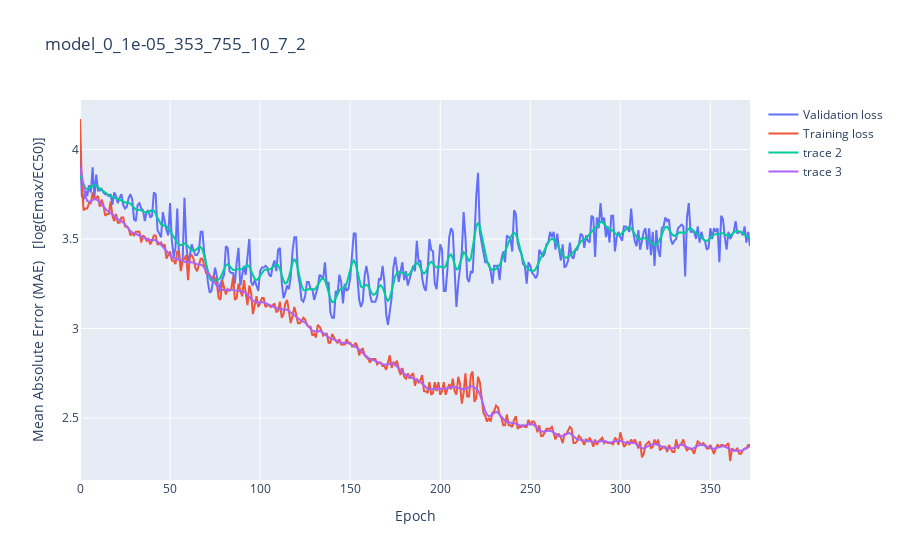
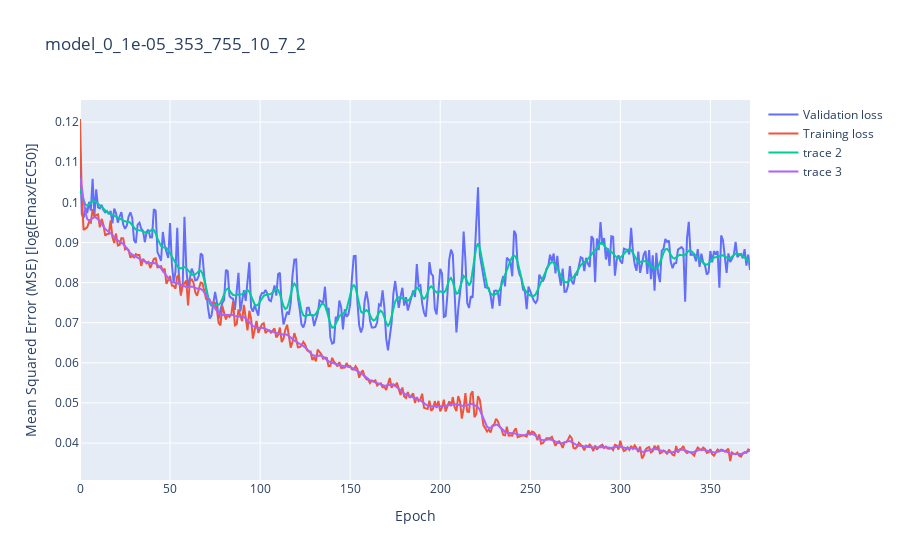
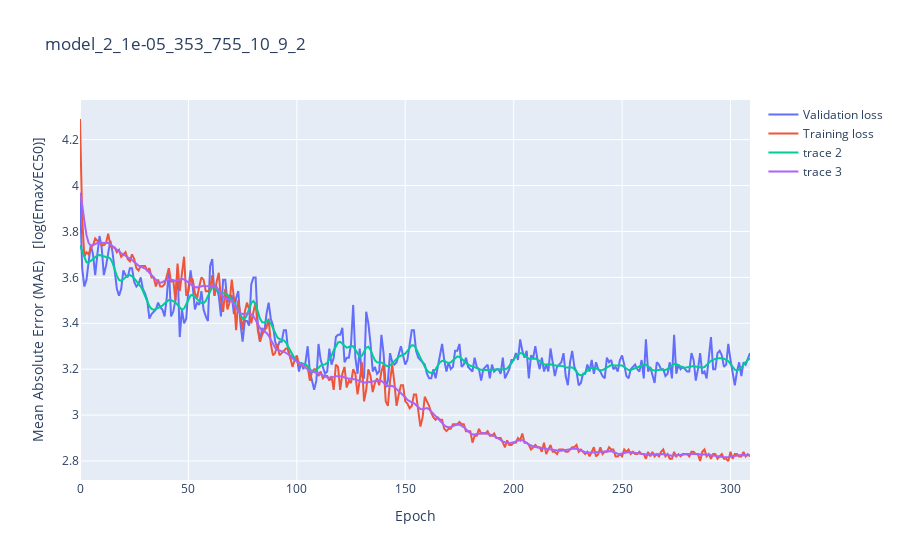
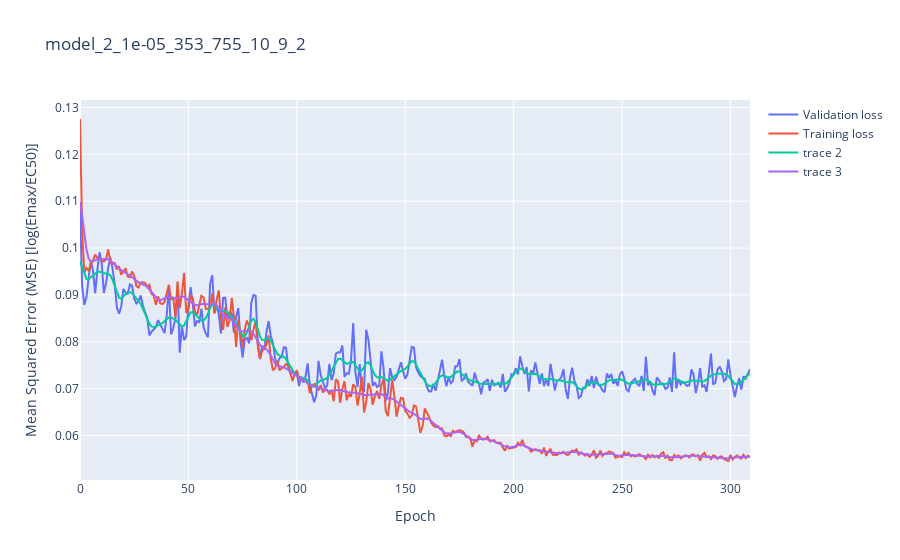

Write notebook code for charts like these, in order.
### Code cell
for i in list(data.keys()):
    loss_plot(data[i], config=configs[i], save=True)

### Figure 1 — Plotly figure (JSON) as saved in the notebook; plotly's stock layout.template omitted (floating-point values rounded to 4 significant figures; data arrays with more than 128 entries replaced by an {"elided": "..."} marker saying what was removed)
{"data": [{"mode": "lines", "name": "Validation loss", "type": "scatter", "y": {"elided": "373 float values"}}, {"mode": "lines", "name": "Training loss", "type": "scatter", "y": {"elided": "373 float values"}}, {"type": "scatter", "y": {"elided": "373 float values"}}, {"type": "scatter", "y": {"elided": "373 float values"}}], "layout": {"title": {"text": "model_0_1e-05_353_755_10_7_2"}, "xaxis": {"title": {"text": "Epoch"}}, "yaxis": {"title": {"text": "Mean Absolute Error (MAE) \n [log(Emax/EC50)]"}}}}

### Figure 2 — Plotly figure (JSON) as saved in the notebook; plotly's stock layout.template omitted (floating-point values rounded to 4 significant figures; data arrays with more than 128 entries replaced by an {"elided": "..."} marker saying what was removed)
{"data": [{"mode": "lines", "name": "Validation loss", "type": "scatter", "y": {"elided": "373 float values"}}, {"mode": "lines", "name": "Training loss", "type": "scatter", "y": {"elided": "373 float values"}}, {"type": "scatter", "y": {"elided": "373 float values"}}, {"type": "scatter", "y": {"elided": "373 float values"}}], "layout": {"title": {"text": "model_0_1e-05_353_755_10_7_2"}, "xaxis": {"title": {"text": "Epoch"}}, "yaxis": {"title": {"text": "Mean Squared Error (MSE) [log(Emax/EC50)]"}}}}

### Figure 3 — Plotly figure (JSON) as saved in the notebook; plotly's stock layout.template omitted (floating-point values rounded to 4 significant figures; data arrays with more than 128 entries replaced by an {"elided": "..."} marker saying what was removed)
{"data": [{"mode": "lines", "name": "Validation loss", "type": "scatter", "y": {"elided": "310 float values"}}, {"mode": "lines", "name": "Training loss", "type": "scatter", "y": {"elided": "310 float values"}}, {"type": "scatter", "y": {"elided": "310 float values"}}, {"type": "scatter", "y": {"elided": "310 float values"}}], "layout": {"title": {"text": "model_2_1e-05_353_755_10_9_2"}, "xaxis": {"title": {"text": "Epoch"}}, "yaxis": {"title": {"text": "Mean Absolute Error (MAE) \n [log(Emax/EC50)]"}}}}

### Figure 4 — Plotly figure (JSON) as saved in the notebook; plotly's stock layout.template omitted (floating-point values rounded to 4 significant figures; data arrays with more than 128 entries replaced by an {"elided": "..."} marker saying what was removed)
{"data": [{"mode": "lines", "name": "Validation loss", "type": "scatter", "y": {"elided": "310 float values"}}, {"mode": "lines", "name": "Training loss", "type": "scatter", "y": {"elided": "310 float values"}}, {"type": "scatter", "y": {"elided": "310 float values"}}, {"type": "scatter", "y": {"elided": "310 float values"}}], "layout": {"title": {"text": "model_2_1e-05_353_755_10_9_2"}, "xaxis": {"title": {"text": "Epoch"}}, "yaxis": {"title": {"text": "Mean Squared Error (MSE) [log(Emax/EC50)]"}}}}
